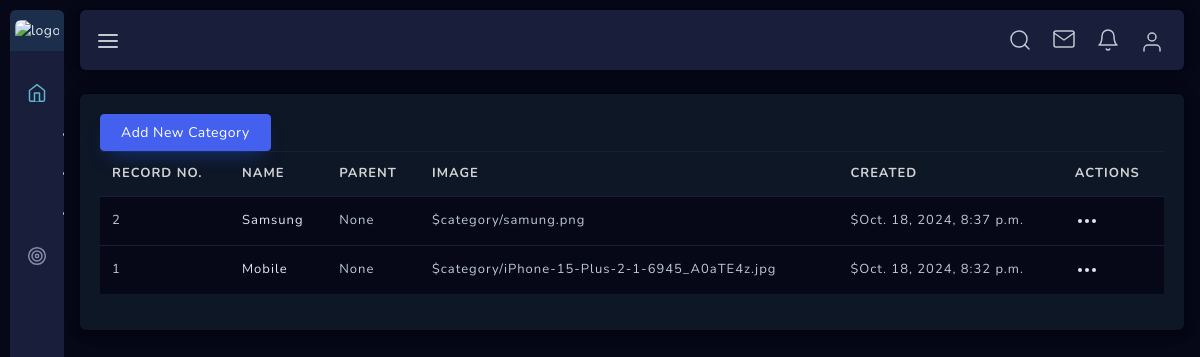
The page /dashboard/categories/ on the database as committed earlier.
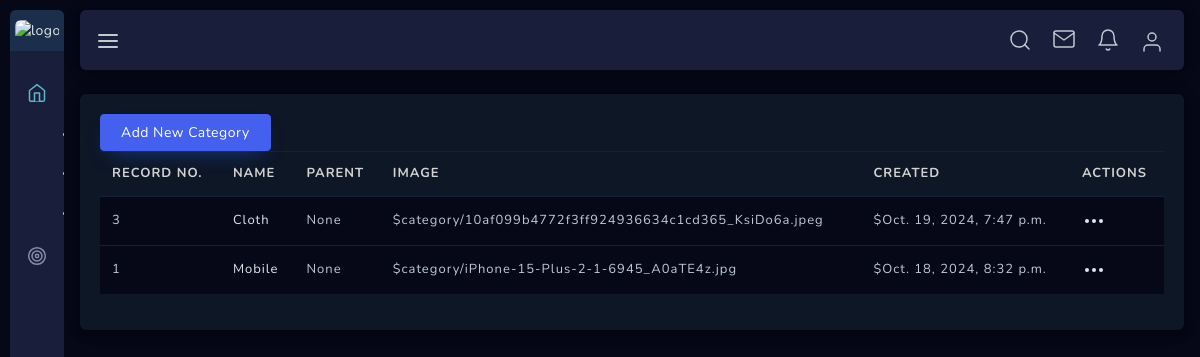
The same page on the database as committed later.
### store/models.py (models this page shows, shortened)
class Category(models.Model):
    name = models.CharField(max_length=50, blank=False, null=False)
    image = models.ImageField(upload_to="category", blank=True, null=True)
    parent = models.ForeignKey(
        "self", related_name="children", on_delete=models.CASCADE, blank=True, null=True)
    created = models.DateTimeField(auto_now_add=True)
    class Meta:
        ordering = ['-created']
        verbose_name_plural = 'Categories'

### dashboard/views.py (the view)
# urls.py: path('categories/', views.CategoryListView.as_view(), name='category'),
class CategoryListView(ListView):
    model = Category
    template_name = 'dashboard/category_list.html'
    context_object_name = 'categories'

### notification/templatetags/notification.py (called while the page is built)
@register.filter
def notification(user):
    if user.is_authenticated:
        try:
            user_obj = UserObj.objects.get(user=user)
        except UserObj.DoesNotExist:
            return None  # Return None if the user doesn't have a UserObj
        notification = Notification.objects.filter(userobj=user_obj, is_read=False).order_by('-id')
        if notification.exists():
            return notification
        else:
            return None
    else:
        return None

### templates/dashboard/category_list.html (shortened to what this page needs)
{% extends 'dashboard/base.html' %}
{% block body %}
    <div class="main-container sidebar-closed sbar-open" id="container">
        {% include 'dashboard/sidebar.html' %}
        <div id="content" class="main-content">
            <div class="layout-px-spacing">
                <div class="row" id="cancel-row">
                    <div class="col-xl-12 col-lg-12 col-sm-12 layout-top-spacing layout-spacing">
                        <div class="widget-content widget-content-area br-6">
                            <a class="btn btn-primary" href={% url 'dashboard:add_new_category' %}>Add New Category</a>
                            <table id="invoice-list" class="table table-hover" style="width:100%">
                                <thead>
                                    <tr>
                                        <th class="checkbox-column"> Record no. </th>
                                        <th>Name</th>
                                        <th>Parent</th>
                                        <th>Image</th>
                                        <th>Created</th>
                                        <th>Actions</th>
                                    </tr>
                                </thead>
                                <tbody>
                                {% for category in categories %}
                                    <tr>
                                        <td class="checkbox-column"> {{category.id}} </td>
                                        <td>
                                            <div class="d-flex">
                                                <p class="align-self-center mb-0 user-name"> {{category.name}} </p>
                                            </div>
                                        </td>
                                        <td><span class="inv-email"> {{category.parent}}</span></td>
                                        <td><span class="inv-date"> ${{category.image}} </span></td>
                                        <td><span class="inv-amount">${{category.created}}</span></td>
                                        <td>
                                            <div class="dropdown">
                                                <a class="dropdown-toggle" href="#" role="button" id="dropdownMenuLink2" data-toggle="dropdown" aria-haspopup="true" aria-expanded="true">
                                                </a>
                                            </div>
                                        </td>
                                    </tr>
                                {% endfor %}
                                </tbody>
                            </table>
                        </div>
                    </div>
                </div>
            </div>
        </div>
    </div>
{% endblock body %}

Rows that differ between the two databases and show on the page:
removed Category: id "2", name "Samsung", parent "None", image "category/samung.png", created "Oct. 18, 2024, 8:37 p.m."
added Category: id "3", name "Cloth", parent "None", image "category/10af099b4772f3ff924936634c1cd365_KsiDo6a.jpeg", created "Oct. 19, 2024, 7:47 p.m."
